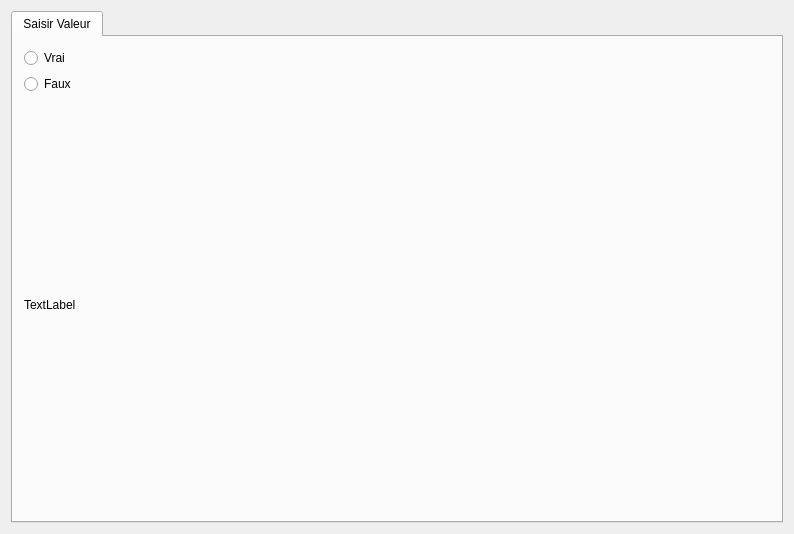
<?xml version="1.0" encoding="UTF-8"?>
<ui version="4.0">
 <class>DBool</class>
 <widget class="QWidget" name="DUnBool">
  <property name="geometry">
   <rect>
    <x>0</x>
    <y>0</y>
    <width>794</width>
    <height>534</height>
   </rect>
  </property>
  <property name="windowTitle">
   <string>DUnIn</string>
  </property>
  <layout class="QGridLayout">
   <item row="0" column="0">
    <widget class="QTabWidget" name="tabuniqueinto">
     <widget class="QWidget" name="Widget8">
      <attribute name="title">
       <string>Saisir Valeur</string>
      </attribute>
      <layout class="QGridLayout" name="gridLayout_3">
       <item row="0" column="0">
        <widget class="QRadioButton" name="rbVrai">
         <property name="text">
          <string>Vrai</string>
         </property>
        </widget>
       </item>
       <item row="2" column="0">
        <widget class="QLabel" name="Commentaire">
         <property name="text">
          <string>TextLabel</string>
         </property>
        </widget>
       </item>
       <item row="1" column="0">
        <widget class="QRadioButton" name="rbFaux">
         <property name="text">
          <string>Faux</string>
         </property>
        </widget>
       </item>
      </layout>
     </widget>
    </widget>
   </item>
  </layout>
 </widget>
 <layoutdefault spacing="6" margin="11"/>
 <resources/>
 <connections/>
</ui>
